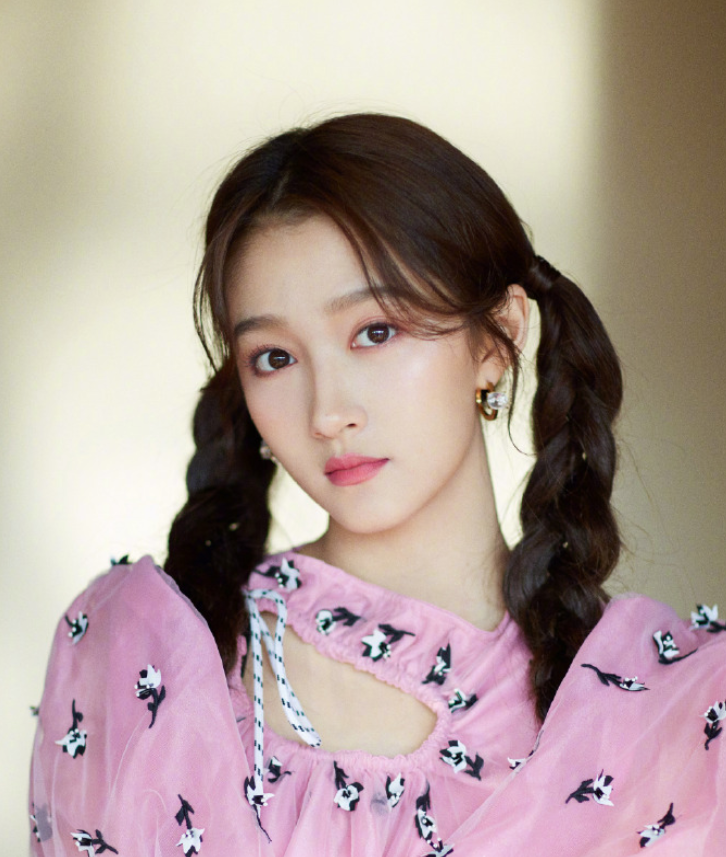
#> input picture photo/guan.jpg, 726 x 857 px
$ python '01opcv识别人脸.py'
#> lines starting #> are read from the running program, lines starting #| are printed output that depends on the picture; after the words box and inside, x2 and y2 are one past the last pixel; in counts of white or black regions, pixels touching at a corner belong together
import cv2


filepath='photo/guan.jpg'
img = cv2.imread(filepath)  # 读取图片
#> img is the input picture: shape (857, 726, 3); mean B, G, R 151.8, 157.5, 175.7
# print(img,img.shape)
gray = cv2.cvtColor(img, cv2.COLOR_BGR2GRAY)  # 转换灰色
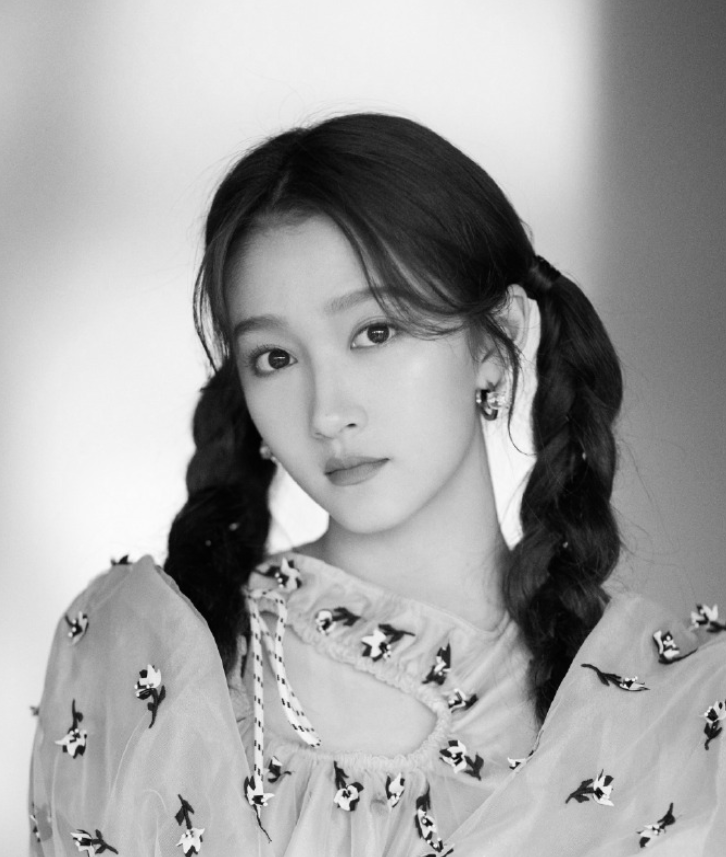
#> gray: shape (857, 726); min 0, max 253, mean 162.3
# OpenCV人脸识别分类器
classifier = cv2.CascadeClassifier('haarcascades/haarcascade_frontalface_default.xml')
color = (0, 255, 0)  # 定义绘制颜色
# 调用识别人脸
faceRects = classifier.detectMultiScale(gray, scaleFactor=1.2, minNeighbors=3, minSize=(32, 32))
#> faceRects = [[185, 240, 285, 285]]
if len(faceRects):  # 大于0则检测到人脸
    for faceRect in faceRects:  # 单独框出每一张人脸
        x, y, w, h = faceRect
        # 框出人脸
        cv2.rectangle(img, (x, y), (x + h, y + w), color, 2)
        # 左眼
        cv2.circle(img, (x + w // 4, y + h // 4 + 30), min(w // 8, h // 8), color)
        # 右眼
        cv2.circle(img, (x + 3 * w // 4, y + h // 4 + 30), min(w // 8, h // 8), color)
        # 嘴巴
        cv2.rectangle(img, (x + 3 * w // 8, y + 3 * h // 4), (x + 5 * w // 8, y + 7 * h // 8), color)
#> this loop made 1 pass
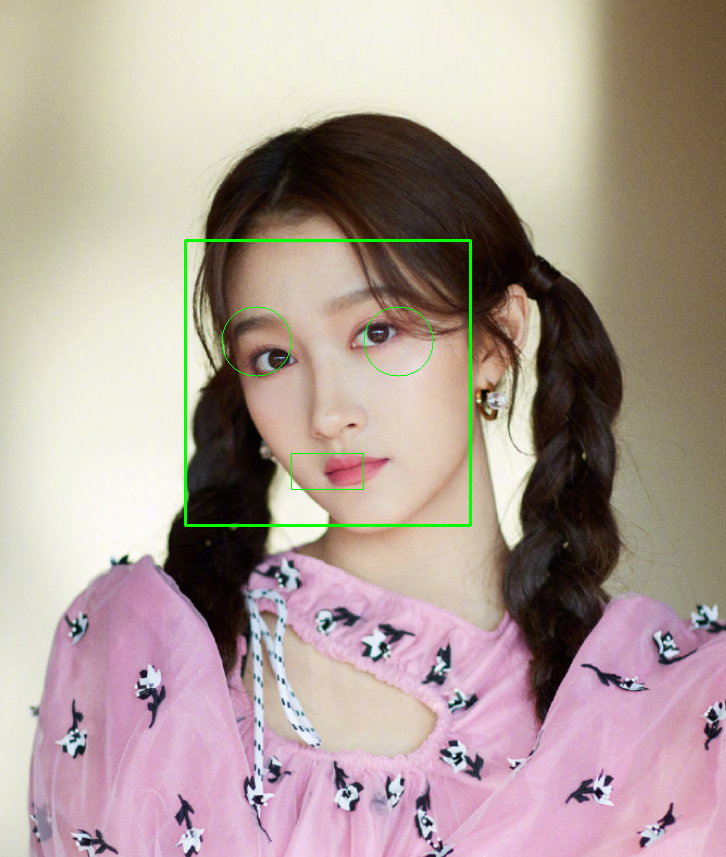
#> img: shape (857, 726, 3); 0.65% of pixels changed, all inside (x1, y1, x2, y2) = (184, 239, 472, 527)
cv2.imshow("image", img)  # 显示图像
# c = cv2.waitKey(10)
cv2.waitKey(0)
cv2.destroyAllWindows()

$ run again, with photo/angelababy.jpg copied over photo/guan.jpg
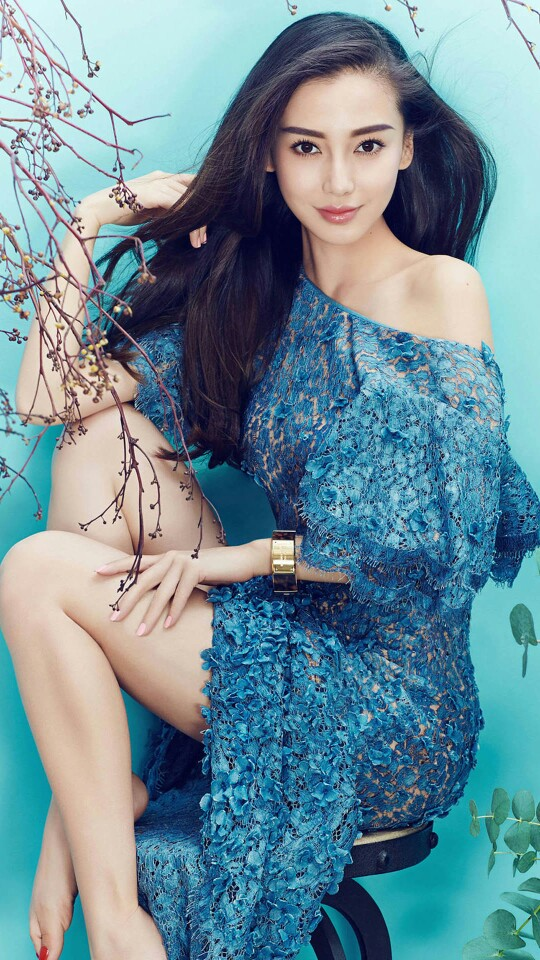
#> input picture photo/angelababy.jpg, 540 x 960 px
#> img is the input picture: shape (960, 540, 3); mean B, G, R 152.4, 141, 109.1
#> `gray = cv2.cvtColor(img, cv2.COLOR_BGR2GRAY)`:
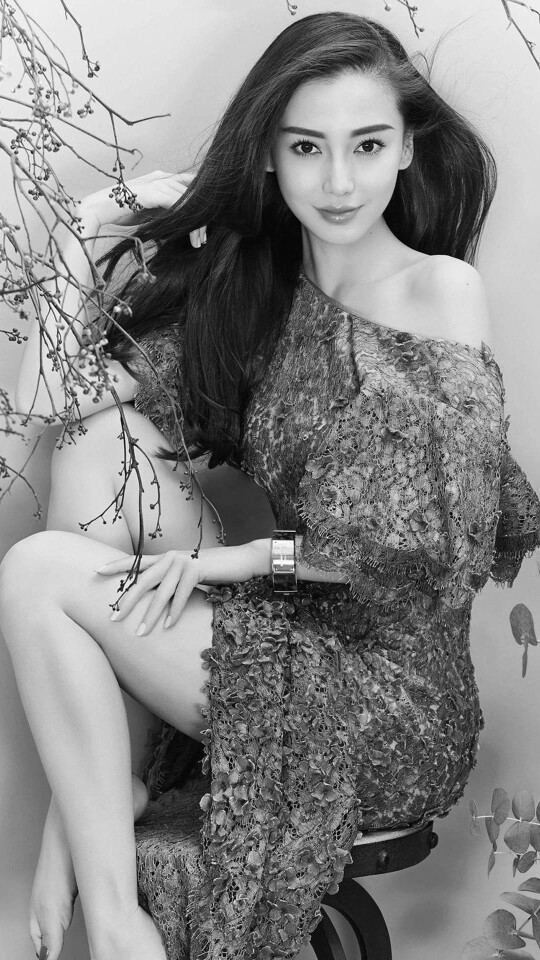
#> gray: shape (960, 540); min 2, max 255, mean 132.8
#> faceRects = [[257, 84, 163, 163]]
#> the loop `for faceRect in faceRects:` made 1 pass
#> after the loop `for faceRect in faceRects:`:
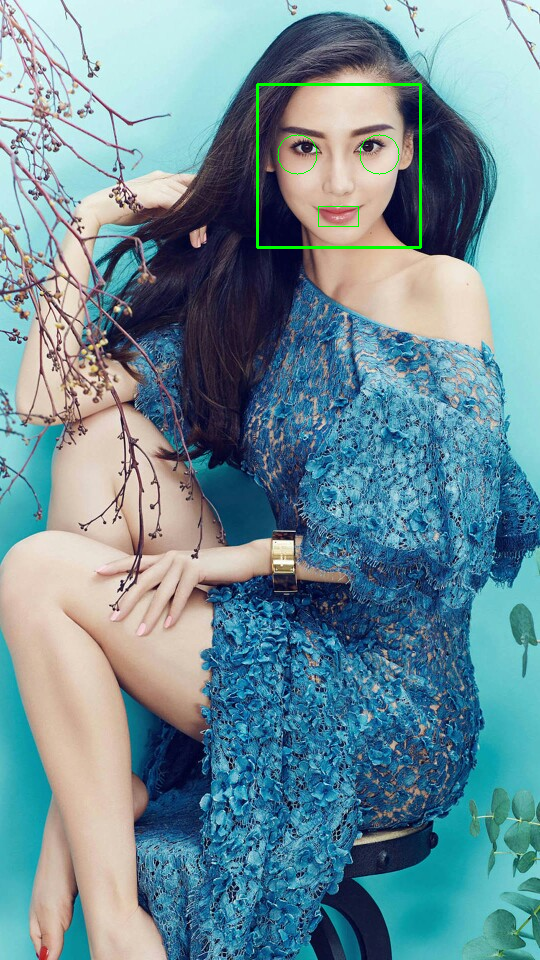
#> img: shape (960, 540, 3); 0.44% of pixels changed, all inside (x1, y1, x2, y2) = (256, 83, 422, 249)

$ run again, with photo/hua.jpg copied over photo/guan.jpg
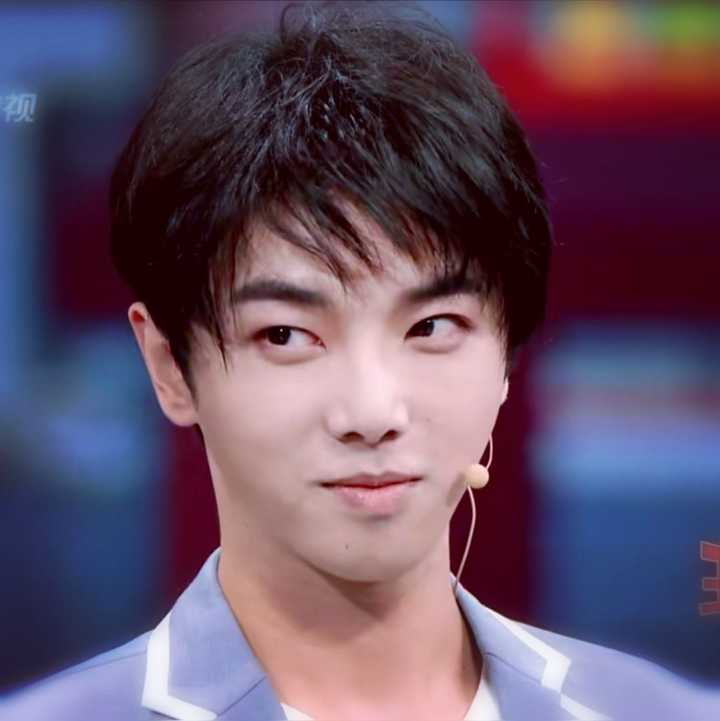
#> input picture photo/hua.jpg, 720 x 721 px
#> img is the input picture: shape (721, 720, 3); mean B, G, R 101, 79.7, 100.9
#> `gray = cv2.cvtColor(img, cv2.COLOR_BGR2GRAY)`:
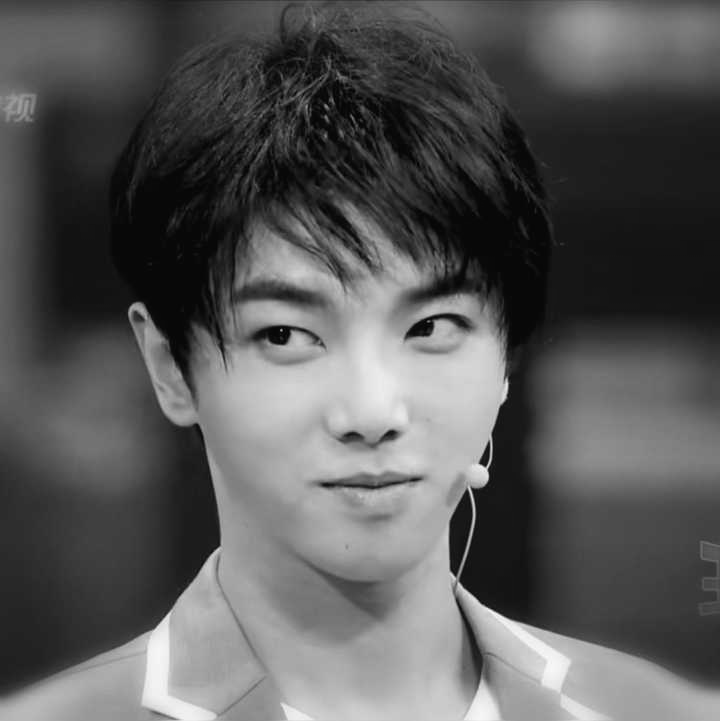
#> gray: shape (721, 720); min 2, max 250, mean 88.5
#> faceRects = [[182, 189, 375, 375]]
#> the loop `for faceRect in faceRects:` made 1 pass
#> after the loop `for faceRect in faceRects:`:
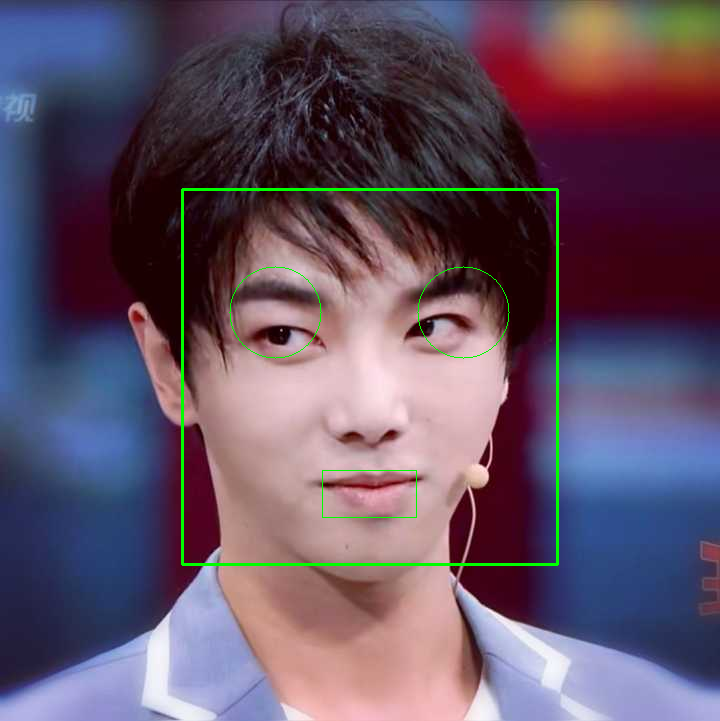
#> img: shape (721, 720, 3); 1.02% of pixels changed, all inside (x1, y1, x2, y2) = (181, 188, 559, 566)

$ run again, with photo/jia.jpg copied over photo/guan.jpg
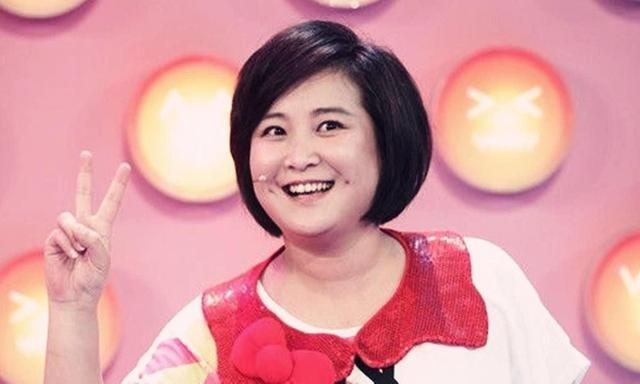
#> input picture photo/jia.jpg, 640 x 384 px
#> img is the input picture: shape (384, 640, 3); mean B, G, R 159.7, 153.8, 218
#> `gray = cv2.cvtColor(img, cv2.COLOR_BGR2GRAY)`:
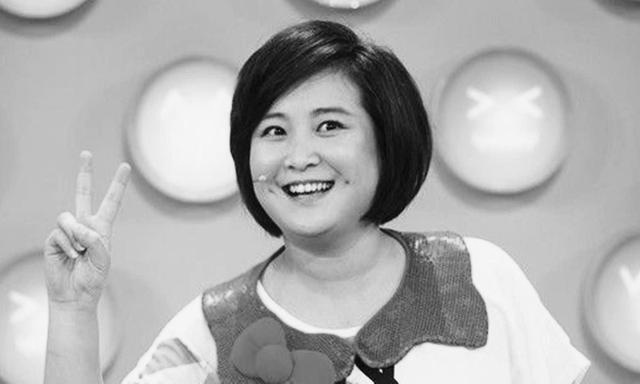
#> gray: shape (384, 640); min 0, max 255, mean 173.7
#> faceRects = [[231, 69, 153, 153]]
#> the loop `for faceRect in faceRects:` made 1 pass
#> after the loop `for faceRect in faceRects:`:
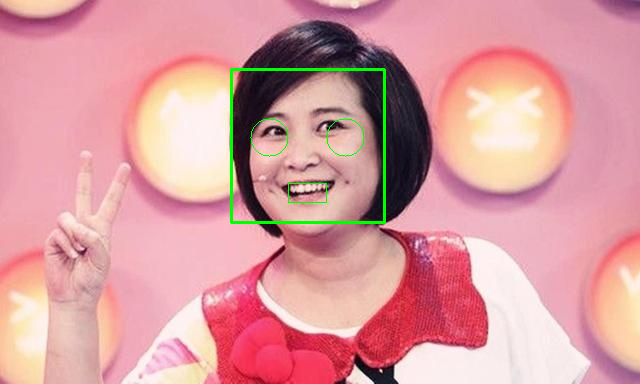
#> img: shape (384, 640, 3); 0.88% of pixels changed, all inside (x1, y1, x2, y2) = (230, 68, 386, 224)
